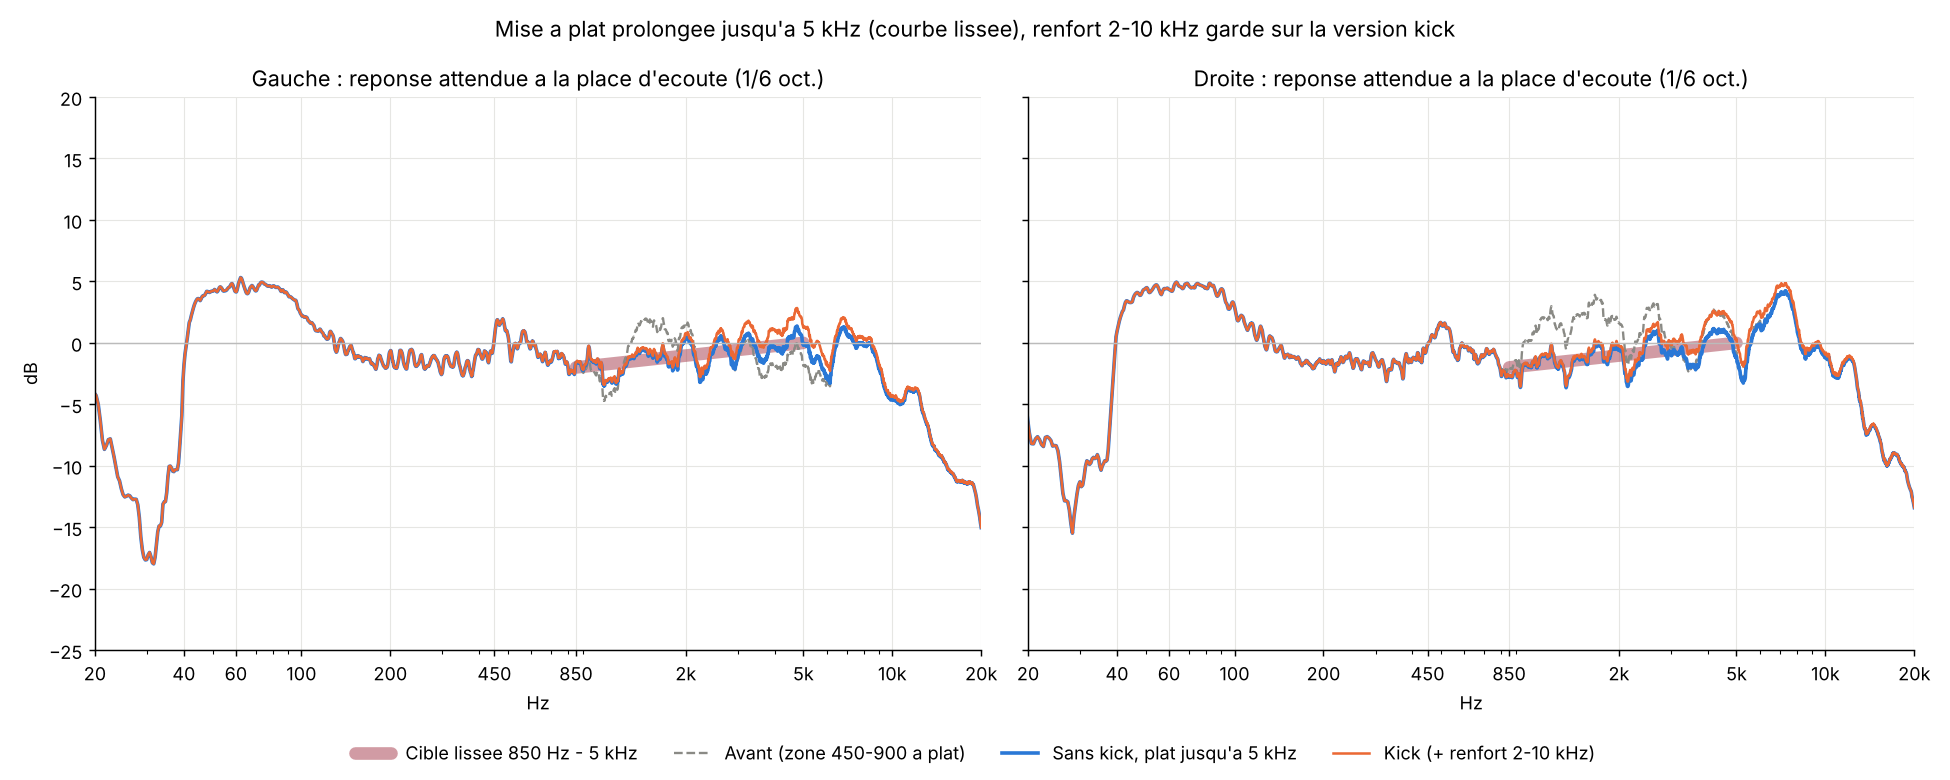

Python code for this plot:
"""Suite de la mise a plat (Rulio12, 23/11/2026) : de 850 Hz a 5 kHz, courbe tres lissee, memes deux voies.
Cible : droite de -2 dB a 850 Hz a 0 dB a 5 kHz (0 = moyenne G/D a 5 kHz ; cadre des graphiques grenat),
raccord 5-6,5 kHz ; rien ne change sous 850 Hz ni au-dessus de 6,5 kHz. Correction lissee au 1/3 d'octave,
renfort limite a +4 dB. Version kick = nouveau sans kick x clic 4,5 kHz +1,5 dB Q1 (renfort 2-10 kHz garde).
Depart : FIR *_grenat40m.

    python3 correction/convolution/haut.py   -> final/fir_{L,R}_{sanskick,kick}_plat5k.raw, haut.png
"""
import os
import numpy as np
D = os.path.dirname(os.path.abspath(__file__)); R = os.path.join(D, "..", "..")
FS = 44100; N = 1 << 17; f = np.fft.rfftfreq(N, 1 / FS); f1 = f.copy(); f1[0] = 1e-3
REF = (f >= 200) & (f <= 500)
db = lambda h: 20 * np.log10(np.abs(h) + 1e-12)
fir = lambda n: np.fft.rfft(np.fromfile(os.path.join(D, "final", n), "<f4").astype(float), N)
cible = np.interp(np.log(np.clip(f1, 850, 5000)), np.log([850, 5000]), [-2.0, 0.0])
lg = lambda a, b: np.clip(np.log(f1 / a) / np.log(b / a), 0, 1)
w = (0.5 - 0.5 * np.cos(np.pi * lg(800, 850))) * (0.5 + 0.5 * np.cos(np.pi * lg(5000, 6500)))


def smooth_db(x, frac):
    p = 10 ** (x / 10); cs = np.concatenate([[0], np.cumsum(p)])
    lo = np.searchsorted(f, f * 2 ** (-frac / 2)); hi = np.maximum(np.searchsorted(f, f * 2 ** (frac / 2), side="right"), lo + 1)
    return 10 * np.log10((cs[hi] - cs[lo]) / (hi - lo))


def min_phase(G, n):
    c = np.fft.irfft(np.log(10 ** (G / 20)), N); ww = np.zeros(N); ww[0] = 1; ww[1:N // 2] = 2; ww[N // 2] = 1
    h = np.fft.irfft(np.exp(np.fft.rfft(c * ww, N)), N)[:n]
    fade = n // 8; h[-fade:] *= 0.5 * (1 + np.cos(np.linspace(0, np.pi, fade)))
    return h


def clic(h):
    A = 10 ** (1.5 / 40); w0 = 2 * np.pi * 4500 / FS; al = np.sin(w0) / 2; c = np.cos(w0)
    b = np.array([1 + al * A, -2 * c, 1 - al * A]); a = np.array([1 + al / A, -2 * c, 1 - al / A]); b, a = b / a[0], a / a[0]
    y = np.zeros_like(h); x1 = x2 = y1 = y2 = 0.0
    for n, xn in enumerate(h):
        yn = b[0] * xn + b[1] * x1 + b[2] * x2 - a[1] * y1 - a[2] * y2
        x2, x1, y2, y1 = x1, xn, y1, yn; y[n] = yn
    return y


z = np.load(os.path.join(R, "mesure/resultats/ir/verif_bouton_sans.npz"))
res = {}
for ch in "LR":
    base = np.fft.rfft(z[ch], N) / fir(f"fir_{ch}_sanskick_avant38.raw")
    off = np.mean(smooth_db(db(base * fir(f"fir_{ch}_sanskick_b7f76.raw")), 1 / 6)[REF])
    avant = smooth_db(db(base * fir(f"fir_{ch}_sanskick_grenat40m.raw")), 1 / 6) - off
    delta = np.minimum(smooth_db(cible - smooth_db(db(base * fir(f"fir_{ch}_sanskick_grenat40m.raw")), 1 / 3) + off, 1 / 3) * w, 4.0)
    h0 = np.fromfile(os.path.join(D, "final", f"fir_{ch}_sanskick_grenat40m.raw"), "<f4").astype(float)
    h = min_phase(db(np.fft.rfft(h0, N)) + delta, len(h0))
    h.astype("<f4").tofile(os.path.join(D, "final", f"fir_{ch}_sanskick_plat5k.raw"))
    k = clic(h); fade = len(k) // 8; k[-fade:] *= 0.5 * (1 + np.cos(np.linspace(0, np.pi, fade)))
    k.astype("<f4").tofile(os.path.join(D, "final", f"fir_{ch}_kick_plat5k.raw"))
    apres = smooth_db(db(base * np.fft.rfft(h, N)), 1 / 6) - off
    kick = smooth_db(db(base * np.fft.rfft(k, N)), 1 / 6) - off
    res[ch] = (avant, apres, kick)
    sel = (f >= 850) & (f <= 5000)
    a3 = smooth_db(db(base * np.fft.rfft(h, N)), 1 / 3) - off; b3 = smooth_db(db(base * np.fft.rfft(h0, N)), 1 / 3) - off
    print(ch, "ecart a la droite 850-5k (1/3 oct.) : avant", round(float(np.std((b3 - cible)[sel])), 2), "apres", round(float(np.std((a3 - cible)[sel])), 2),
          "| sous 800 Hz max", round(float(np.abs(db(np.fft.rfft(h, N)) - db(np.fft.rfft(h0, N)))[(f > 20) & (f < 780)].max()), 2),
          "| crete", round(float(db(np.fft.rfft(k, N))[f < 20000].max()) - 20.5, 1), "dBFS")

import matplotlib; matplotlib.use("Agg"); import matplotlib.pyplot as plt, matplotlib.ticker
fig, ax = plt.subplots(1, 2, figsize=(15, 6), sharey=True)
for j, (ch, nom) in enumerate((("L", "Gauche"), ("R", "Droite"))):
    a, b, k = res[ch]; m = (f >= 850) & (f <= 5000)
    ax[j].plot(f[m], cible[m], color="#9b2335", lw=7, alpha=0.45, solid_capstyle="round", label="Cible lissee 850 Hz - 5 kHz")
    ax[j].plot(f[1:], a[1:], color="#8a8a85", lw=1.3, ls="--", label="Avant (zone 450-900 a plat)")
    ax[j].plot(f[1:], b[1:], color="#2a78d6", lw=2.0, label="Sans kick, plat jusqu'a 5 kHz")
    ax[j].plot(f[1:], k[1:], color="#eb6834", lw=1.4, label="Kick (+ renfort 2-10 kHz)")
    ax[j].set_title(f"{nom} : reponse attendue a la place d'ecoute (1/6 oct.)")
    ax[j].set_xscale("log"); ax[j].set_xlim(20, 20000); ax[j].set_ylim(-25, 20); ax[j].axhline(0, color="#bbb", lw=0.8)
    t = [20, 40, 60, 100, 200, 450, 850, 2000, 5000, 10000, 20000]
    ax[j].set_xticks(t); ax[j].set_xticklabels([str(x) if x < 1000 else f"{x // 1000}k" for x in t])
    ax[j].xaxis.set_minor_formatter(matplotlib.ticker.NullFormatter()); ax[j].grid(True, color="#e6e6e3", lw=0.6); ax[j].set_xlabel("Hz")
    for sp in ("top", "right"): ax[j].spines[sp].set_visible(False)
ax[0].set_ylabel("dB")
h_, l_ = ax[0].get_legend_handles_labels(); fig.legend(h_, l_, loc="lower center", ncol=4, fontsize=10, frameon=False)
fig.suptitle("Mise a plat prolongee jusqu'a 5 kHz (courbe lissee), renfort 2-10 kHz garde sur la version kick", fontsize=12)
fig.tight_layout(rect=(0, 0.06, 1, 1)); fig.savefig(os.path.join(D, "haut.png"), dpi=130)
